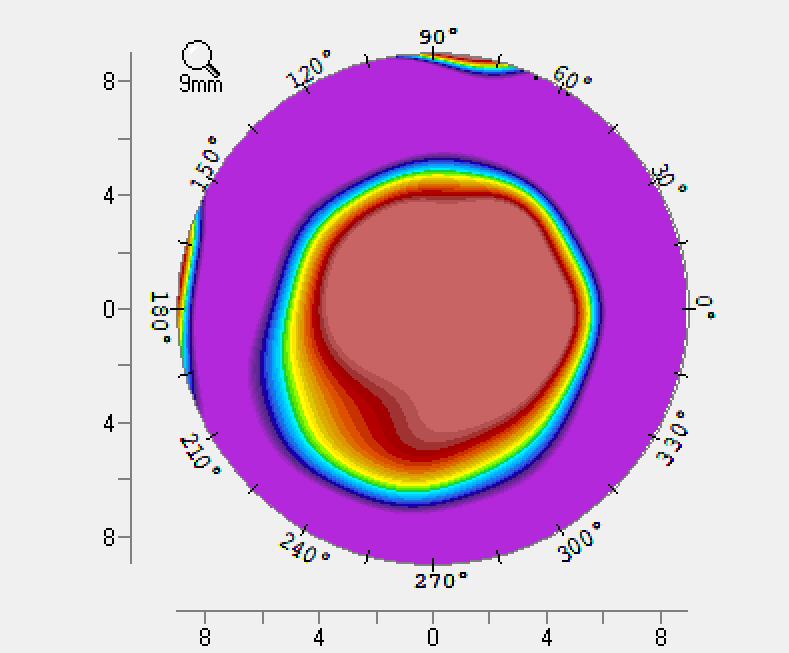
#> input picture tests/001.png, 789 x 653 px, given as the content of the folder ../data/RAW, which was not available
$ python 6Lines_batch.py
#> lines starting #> are read from the running program, lines starting #| are printed output that depends on the picture; after the words box and inside, x2 and y2 are one past the last pixel; in counts of white or black regions, pixels touching at a corner belong together; long printed decimals are rounded; pictures that were not available may be replaced by others from this repository, and a replacement may not be noted
### src/BigCircle.py
"""
此脚本源文件位于：tools/01/v1.1
并将第六部分debug部分进行了注释化，因为我不需要输出图像，只需要输出半径r。

input：path
process：识别外圆
output：半径
"""


#pre: 在V1的基础上，基于V1生成的刺突掩码通过举例算法寻找圆心和半径
#实现： for pixel in mask, distance <- distance.mini(pixel to boarder), r <- max(distance) ！！！重要逻辑！！！
#post: 所得轮廓比肉眼分辨的小一圈，新问题：如何寻找确切地mask边界

#way1: 修改开闭运算的阈值，把第三步二值化35->20，效果不显著。
#way2:为mask人为设定“膨胀”，mask = cv2.dilate(mask, np.ones((5, 5), np.uint8), iterations=1)，可以修改为6或7。当前抽样验证：7满足要求。
#post-way2：基本满足需求。是因为前面进行模糊处理时参数为7，再带入7正好满足要求。

import cv2
import numpy as np
import os

def detect_topography_circle(image_path):
    # 1. input
    if not os.path.exists(image_path):
        print(f"错误：找不到文件 {image_path}")
        return None

    img = cv2.imread(image_path)
#> img is the input picture: shape (653, 789, 3); mean B, G, R 203.4, 171.3, 208.9

    # 2. blur
    blurred = cv2.medianBlur(img, 7)
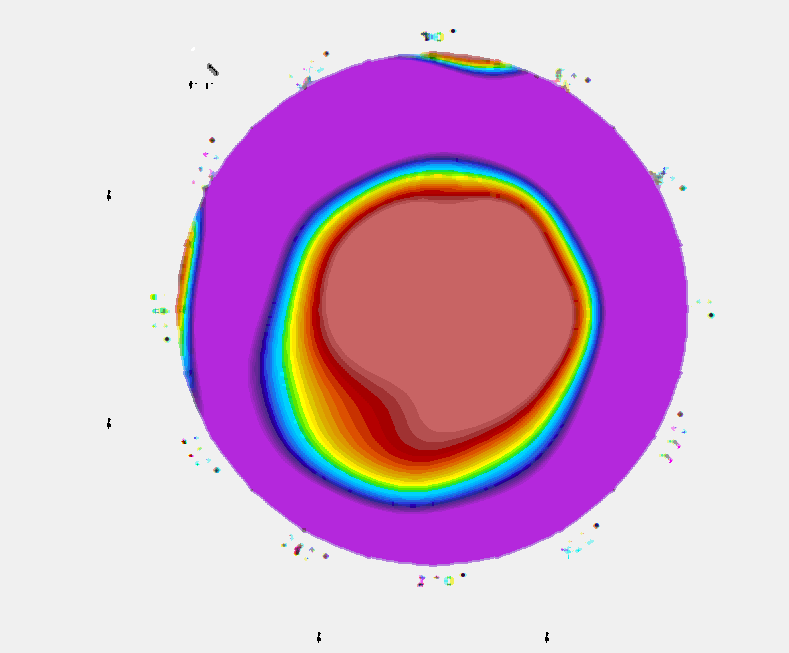
#> blurred: shape (653, 789, 3); mean B, G, R 206.1, 173.6, 211.2

    # 3. lab空间提取
    lab = cv2.cvtColor(blurred, cv2.COLOR_BGR2Lab)
#> lab: shape (653, 789, 3); mean of channels 0, 1, 2 197.1, 148.5, 118.9
    #lab = cv2.cvtColor(img, cv2.COLOR_BGR2Lab) # for debug
    a_chan = lab[:, :, 1].astype(float)
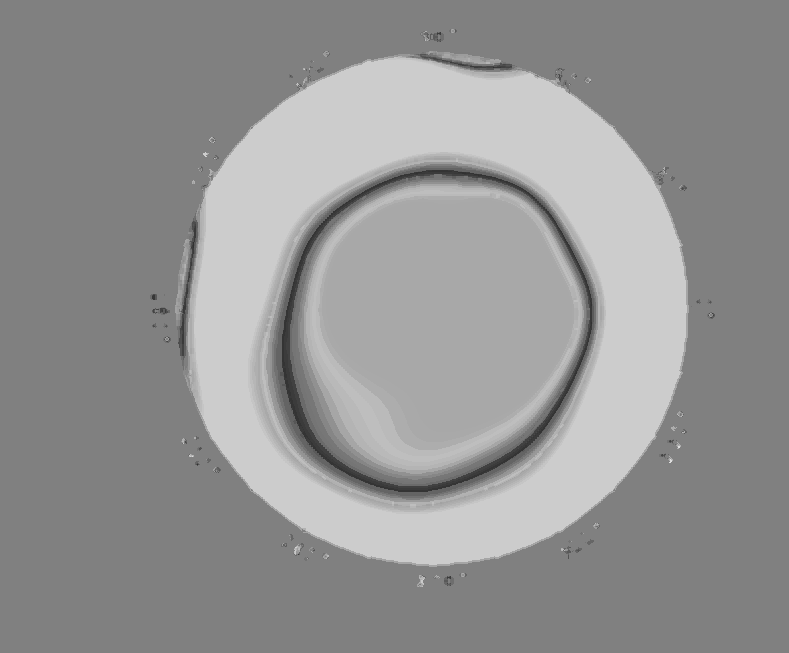
#> a_chan: shape (653, 789) float64; min 46, max 222, mean 148.5
    b_chan = lab[:, :, 2].astype(float)
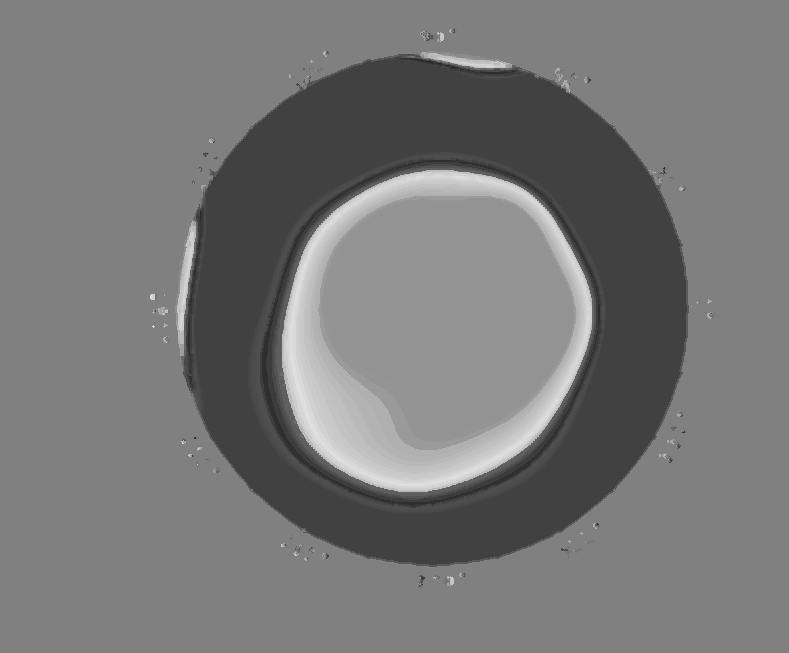
#> b_chan: shape (653, 789) float64; min 40, max 223, mean 118.9
    dist = np.sqrt((a_chan - 128) ** 2 + (b_chan - 128) ** 2)
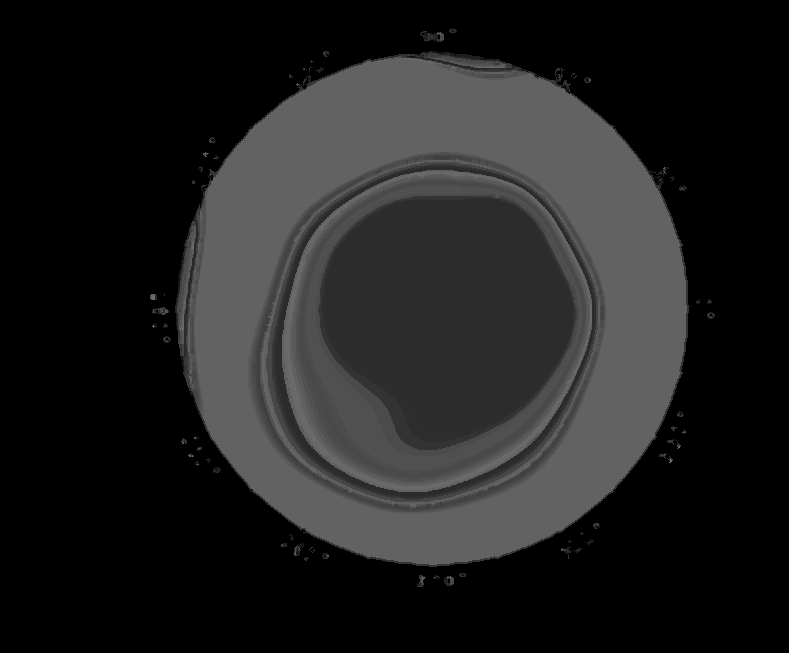
#> dist: shape (653, 789) float64; min 0, max 114.6, mean 32.1
    dist = cv2.normalize(dist, None, 0, 255, cv2.NORM_MINMAX).astype(np.uint8)
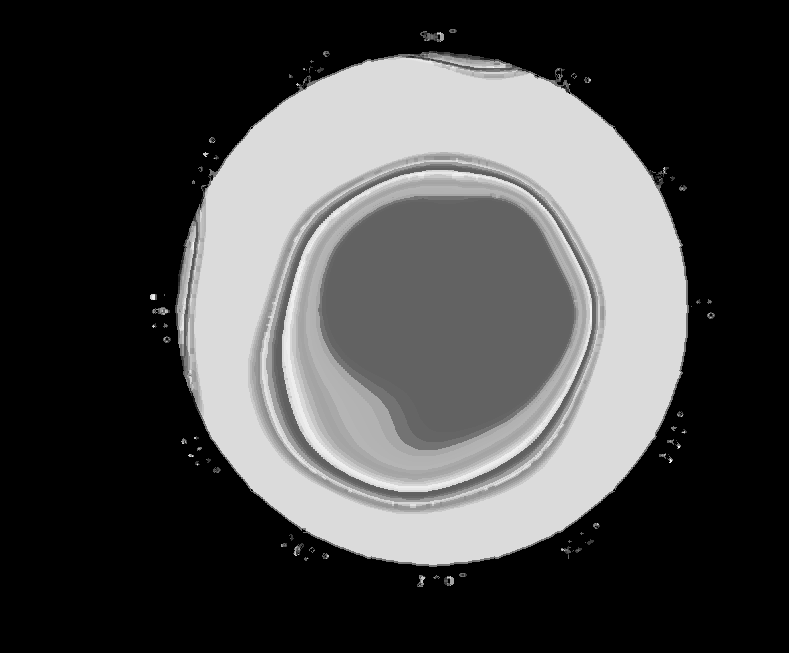
#> dist: shape (653, 789); min 0, max 255, mean 71.1

    # 二值化
    _, thresh = cv2.threshold(dist, 35, 255, cv2.THRESH_BINARY)
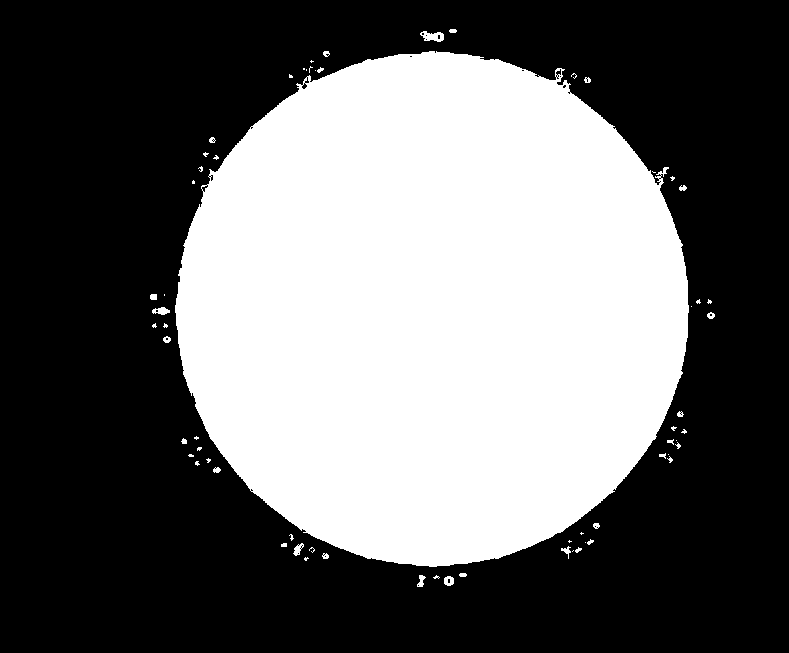
#> thresh: shape (653, 789); 40.4% white; 65 white regions (38 under 20 px), largest, box (x1, y1, x2, y2) and area: (175, 51, 689, 567) 206900, (420, 31, 444, 42) 167, (152, 307, 170, 315) 93

    # 4. fill the circle
    kernel = np.ones((15, 15), np.uint8)
    mask = cv2.morphologyEx(thresh, cv2.MORPH_CLOSE, kernel)
#> mask: shape (653, 789); 41.9% white; 2 white regions, box (x1, y1, x2, y2) and area: (150, 29, 715, 587) 215685, (679, 185, 687, 191) 42
    mask = cv2.dilate(mask, np.ones((7, 7), np.uint8), iterations=1)
#> mask: shape (653, 789); 43.5% white; 1 white region, box (x1, y1, x2, y2) and area: (147, 26, 718, 590) 223937

    # 5. core：distance 算法 - mini and max
    dist_transform = cv2.distanceTransform(mask, cv2.DIST_L2, 5)
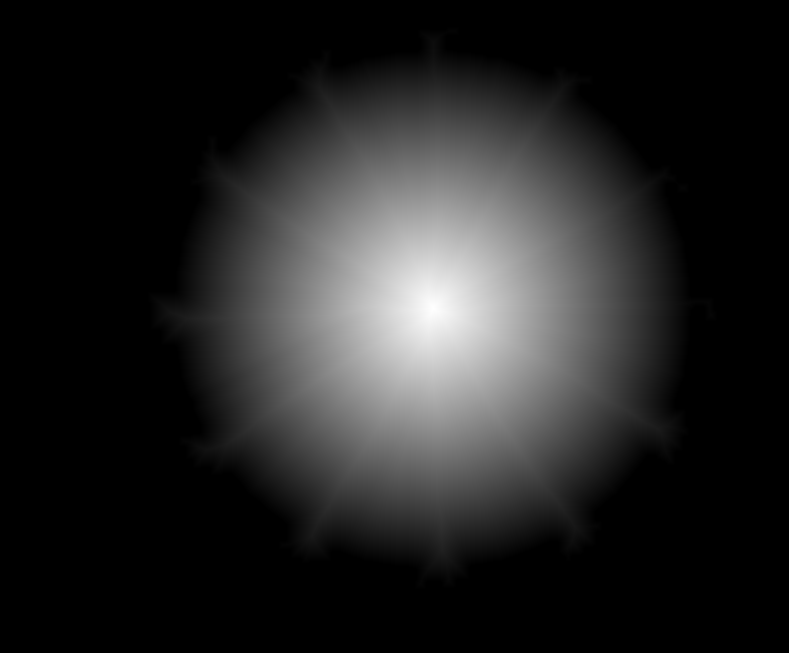
#> dist_transform: shape (653, 789) float32; min 0, max 256.2, mean 36.2; drawn with min black and max white
    min_val, max_val, min_loc, max_loc = cv2.minMaxLoc(dist_transform)
#> min_val = 0; max_val = 256.2; min_loc = (0, 0); max_loc = (433, 308)
    #center = max_loc  # 圆心坐标 (x, y)
    radius = max_val  # 半径
#> radius = 256.2

    if radius <= 0:
        print("未检测到有效圆形区域")
        return None
    else:return radius
"""
    # 6. debug
    debug_img = img.copy()
    cv2.circle(debug_img, center, int(radius), (0, 0, 255), 1)
    cv2.circle(debug_img, center, 3, (255, 0, 0), -1)

    print("-" * 30)
    print(f"检测成功！")
    print(f"圆心坐标: {center}")
    print(f"所得半径: {radius:.2f} 像素")
    print("-" * 30)

    cv2.imshow("1. Color Mask (Input)", mask)
    cv2.imshow("2. Debug Result (Red Circle)", debug_img)

    cv2.waitKey(0)
    cv2.destroyAllWindows()
"""


# run
# [4 lines that do not run on import are left out]

### src/pipeline_6Lines.py
from BigCircle import detect_topography_circle
from Green6Lines import GreenDiameterMeasurer

def main(pathway):
    #基于Big_Circle脚本计算每个像素的实际长度
    length_pixel_circle = detect_topography_circle(pathway)
#> length_pixel_circle = 256.2
    length_per_pixel = 4.5 / length_pixel_circle
#> length_per_pixel = 0.0176

    #计算绿色经线平均像素长度
    measurer = GreenDiameterMeasurer(pathway)
    avg_diameter_px = measurer.measure_diameters()

    #数学计算
    eoz = avg_diameter_px *length_per_pixel
    return eoz, length_pixel_circle

# [4 lines that do not run on import are left out]

### src/Green6Lines.py
"""
代码版本是src/tools/03-hand_simulation/green-6lines.v4.0.py，r目前为-1.
写给自己：暂时未删除图像输出。运行batch前记得删除！！！ 已删除(为了方便后续引用不添加新参数，直接注释掉了，放弃了用于debug的if条件语句)
较原版增加了报错时的提醒
===============
模拟人工法！！！
较1.0 减少了 def scan_radial_distance部分return的r来弥补停止时的蓝色像素比绿色外扩，也就是：
            if green_started and is_blue:
                return r - 1
"""

import cv2
import numpy as np


class GreenDiameterMeasurer:
    def __init__(self, image_path):
        self.image = cv2.imread(image_path)
        if self.image is None:
            raise ValueError(f"no image: {image_path}")

        self.image_rgb = cv2.cvtColor(self.image, cv2.COLOR_BGR2RGB)
        self.hsv = cv2.cvtColor(self.image, cv2.COLOR_BGR2HSV)
#> self.hsv: shape (653, 789, 3); mean H, S, V 34.9, 79.7, 225.9

        self.green_colors = [
            np.array([68, 231, 210]),
            np.array([48, 255, 230])
        ]

        self.blue_colors = [
            np.array([92, 255, 252]),
            np.array([95, 255, 252]),
            np.array([98, 255, 252]),
            np.array([101, 245, 252])
        ]

    def is_green_pixel(self, pixel_hsv):
        for green_color in self.green_colors:
            if np.array_equal(pixel_hsv, green_color):
                return True
        return False

    def is_blue_pixel(self, pixel_hsv):
        for blue_color in self.blue_colors:
            if np.array_equal(pixel_hsv, blue_color):
                return True
        return False

    # [6 lines left out: function create_color_mask, not called in this run]

    def detect_outer_circle(self):
        blurred = cv2.medianBlur(self.image, 7)
        lab = cv2.cvtColor(blurred, cv2.COLOR_BGR2Lab)
        a_chan = lab[:, :, 1].astype(float)
        b_chan = lab[:, :, 2].astype(float)
        dist = np.sqrt((a_chan - 128) ** 2 + (b_chan - 128) ** 2)
        dist = cv2.normalize(dist, None, 0, 255, cv2.NORM_MINMAX).astype(np.uint8)

        _, thresh = cv2.threshold(dist, 35, 255, cv2.THRESH_BINARY)
        kernel = np.ones((15, 15), np.uint8)
        mask = cv2.morphologyEx(thresh, cv2.MORPH_CLOSE, kernel)
        mask = cv2.dilate(mask, np.ones((7, 7), np.uint8), iterations=1)

        # 距离变换找圆心
        dist_transform = cv2.distanceTransform(mask, cv2.DIST_L2, 5)
        _, max_val, _, max_loc = cv2.minMaxLoc(dist_transform)
#> max_val = 256.2; max_loc = (433, 308)

        center_x, center_y = max_loc
#> center_x = 433; center_y = 308
        radius = max_val
#> radius = 256.2
        x, y, r = center_x, center_y, radius
#> x = 433; y = 308; r = 256.2
        return x, y, r

    def scan_radial_distance(self, center_x, center_y, angle_deg, max_radius):
        height, width = self.hsv.shape[:2]
        angle_rad = np.deg2rad(angle_deg)

        green_started = False

        for r in range(0, int(max_radius * 0.8)):
            x = int(center_x + r * np.cos(angle_rad))
            y = int(center_y + r * np.sin(angle_rad))

            if not (0 <= x < width and 0 <= y < height):
                continue

            pixel_hsv = self.hsv[y, x]
            is_green = self.is_green_pixel(pixel_hsv)
            is_blue = self.is_blue_pixel(pixel_hsv)

            if is_green:
                green_started = True

            if green_started and is_blue:
                return r

        return -1

    def measure_diameters(self, show_image=True):

        # 检测圆心和半径
        center_x, center_y, outer_radius = self.detect_outer_circle()
#> center_x = 433; center_y = 308; outer_radius = 256.2
        #print(f"center: ({center_x}, {center_y}), r: {outer_radius}px")

        angles = [0, 30, 60, 90, 120, 150, 180, 210, 240, 270, 300, 330]

        radial_distances = {}
        for angle in angles:
            distance = self.scan_radial_distance(center_x, center_y, angle, outer_radius)
            radial_distances[angle] = distance
#> this loop made 12 passes
#> distance on passes 1 to 8: 159, 159, 169, 182, 188, 168, 148, 141
#> after the loop, radial_distances = 12 items
            #print(f"angle {angle:3d}°: dist = {distance:4d} px")

        diameter_pairs = [
            (0, 180),
            (30, 210),
            (60, 240),
            (90, 270),
            (120, 300),
            (150, 330)
        ]

        diameters = []
        valid_pairs = []

        for i, (angle1, angle2) in enumerate(diameter_pairs, 1):
            dist1 = radial_distances[angle1]
            dist2 = radial_distances[angle2]

            if dist1 > 0 and dist2 > 0:
                diameter = dist1 + dist2
                diameters.append(diameter)
                valid_pairs.append((angle1, angle2))
                #print(f"直径 {i} ({angle1:3d}° - {angle2:3d}°): {diameter:4d} 像素")
            else:
                print(f" 直径 {i} ({angle1:3d}° - {angle2:3d}°): error {dist1} & {dist2}")
#> this loop made 6 passes
#> (dist1, dist2, diameter) on passes 1 to 6: (159, 148, 307), (159, 141, 300), (169, 137, 306), (182, 139, 321), (188, 146, 334), (168, 149, 317)
#> after the loop, diameters = [307, 300, 306, 321, 334, 317]; valid_pairs = [(0, 180), (30, 210), (60, 240), (90, 270), (120, 300), (150, 330)]

        if len(diameters) == 0:
            raise ValueError("no legal d found")

        average_diameter = np.mean(diameters)
#> average_diameter = 314.2
        #print(f"d avg: {average_diameter:.2f} px")
        #print(f"success: {len(diameters)}/6 lines")
        '''
        # debug图形
        result_image = None
        if show_image:
            result_image = self.image.copy()

            for angle1, angle2 in valid_pairs:
                dist1 = radial_distances[angle1]
                dist2 = radial_distances[angle2]

                # 计算端点
                angle1_rad = np.deg2rad(angle1)
                angle2_rad = np.deg2rad(angle2)

                x1 = int(center_x + dist1 * np.cos(angle1_rad))
                y1 = int(center_y + dist1 * np.sin(angle1_rad))

                x2 = int(center_x + dist2 * np.cos(angle2_rad))
                y2 = int(center_y + dist2 * np.sin(angle2_rad))

                cv2.line(result_image, (x1, y1), (x2, y2), (0, 0, 0), 2)

            # 绘制圆心
            cv2.circle(result_image, (center_x, center_y), 5, (255, 0, 0), -1)

            # 显示图像
            #print(f"图像形状: {result_image.shape}, 数据类型: {result_image.dtype}")
            #cv2.imshow("result", result_image)
            cv2.imwrite("tools/03-hand_simulation/result v2.0.png", result_image)
            cv2.waitKey(0)
            cv2.destroyAllWindows()
        '''
        return average_diameter #, result_image


# [15 lines that do not run on import are left out]

### src/6Lines_batch.py
"""
通过pathlib+for循环实现批量抓取与处理，尝试将结果导出为csv
"""
import csv
from pathlib import Path
from pipeline_6Lines import main

def batch():
    list_dict = []
    for path in Path("../data/RAW").rglob("*.png"):
        diameter_eoz = main(path)
#> in main, `eoz = avg_diameter_px *length_per_pixel`: eoz = 5.52
#> diameter_eoz = (5.52, 256.2)
        list_dict.append({"ID" : path.stem , "EOZ" : diameter_eoz})
    return list_dict

def save_csv(result, out_path):
    with open(out_path, "w", newline="", encoding="utf-8") as f:
        writer = csv.DictWriter(f, fieldnames=["ID", "EOZ"])
        writer.writeheader()
        writer.writerows(result)

if __name__ == "__main__":
    final = batch()
#> final = 1 item
    print(final)
#| [{'ID': '001', 'EOZ': (5.517, 256.250)}]
    save_csv(final, "output-6lines"
                    ".csv")
